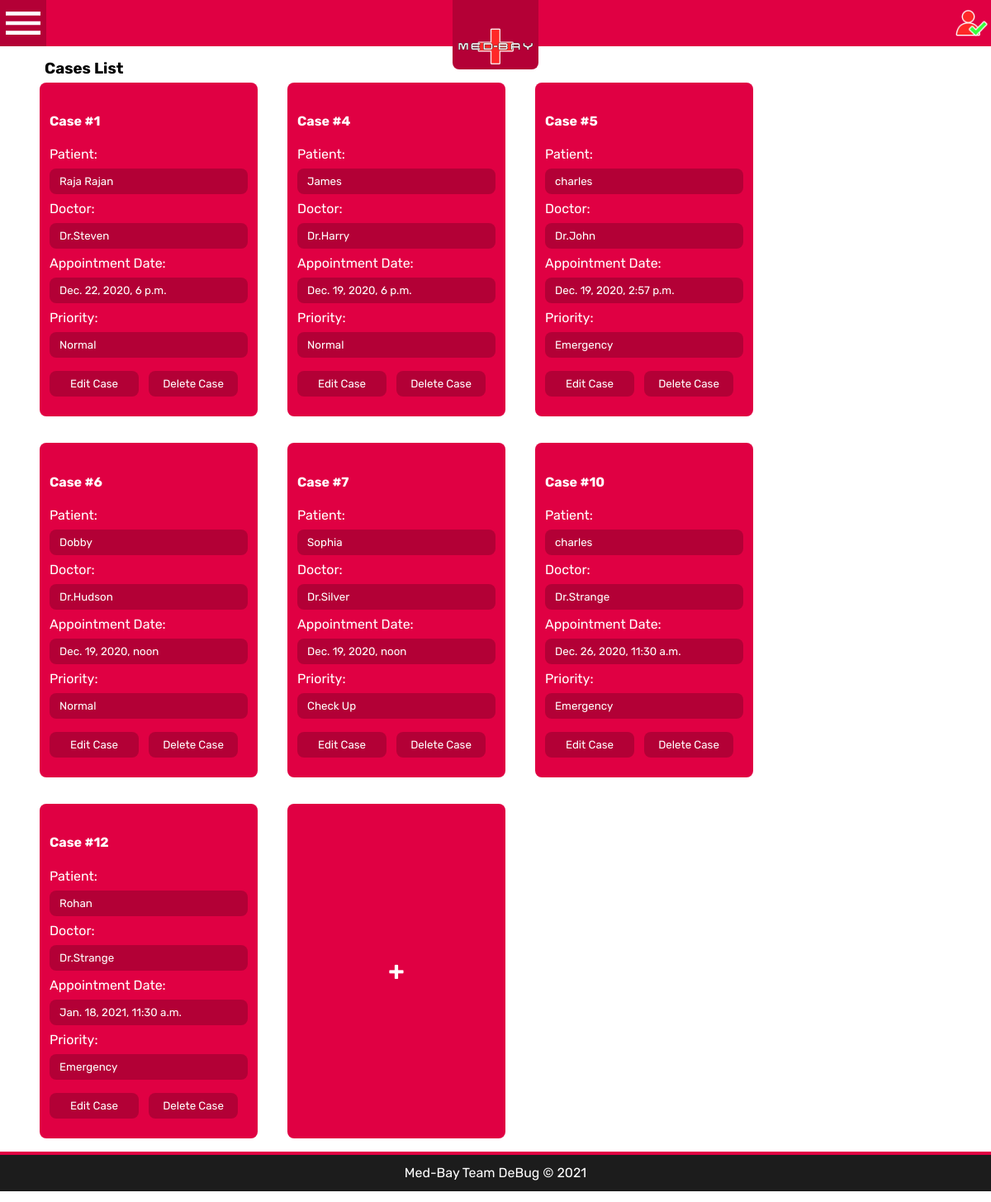
Before: /staff/list_cases (signed in) with the older database file.
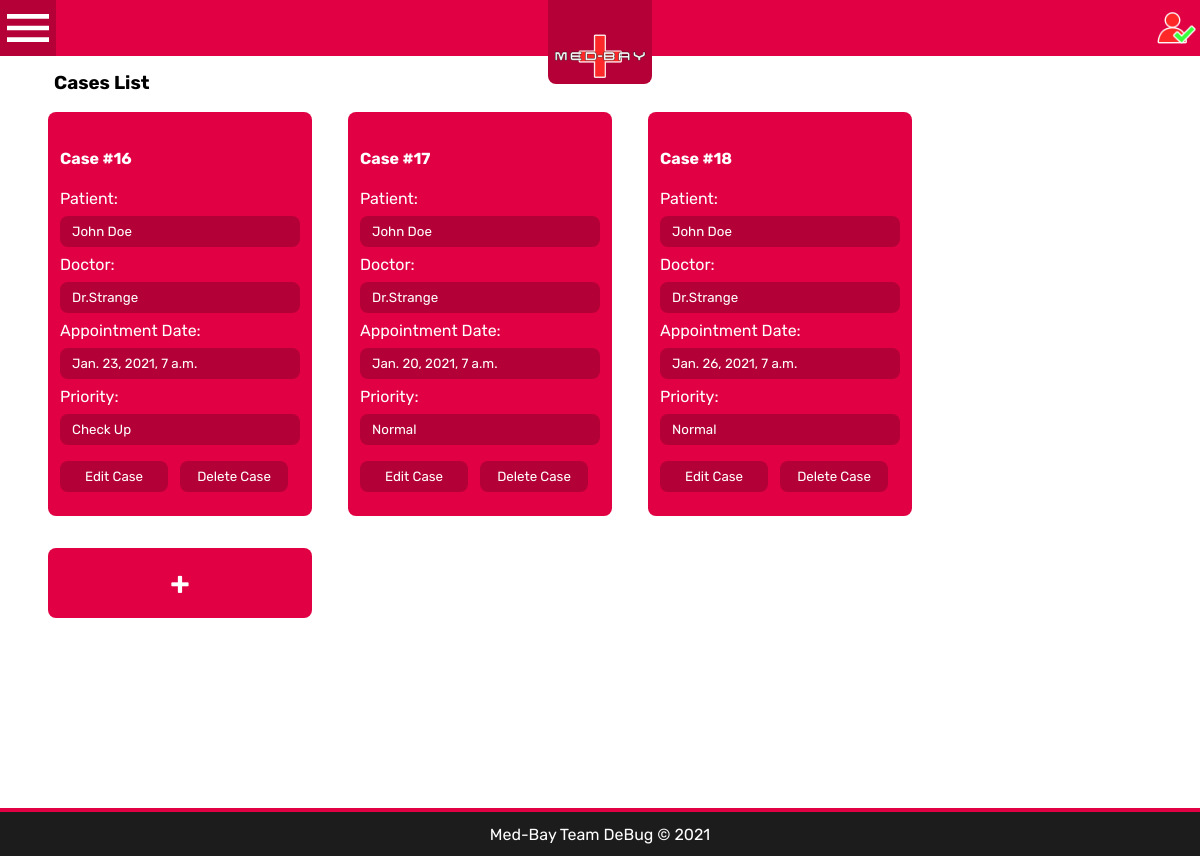
After: the same page with the newer database file.
### patients/models.py (models this page shows, shortened)
class Cases(models.Model):
    states = (("e", "Emergency"), ("n", "Normal"), ("c", "Checkup"))
    status_options = (("t", "ToDo"), ("i", "in progress"), ("d", "done"))
    doctor = models.ForeignKey(Doctor, on_delete=models.SET_NULL, null=True)
    patient = models.ForeignKey(Patient, on_delete=models.SET_NULL, null=True)
    desc = models.TextField(null=True)
    appointed_date = models.DateTimeField("appointment date")
    state = models.CharField(max_length=3, choices=states)
    status = models.CharField(max_length=3, choices=status_options)

class Patient(models.Model):
    blood_types = (("A+", "A+"), ("B+", "B+"), ("O+", "O+"), ("AB+", "AB+"),
                   ("A-", "A-"), ("B-", "B-"), ("O-", "O-"), ("AB-", "AB-"))
    gender_list = (("M", "male"), ("F", "female"), ("T", "trans"))
    name = models.CharField(max_length=100)
    age = models.IntegerField()
    gender = models.CharField(max_length=20, choices=gender_list)
    blood_type = models.CharField(max_length=5, choices=blood_types)
    email = models.EmailField()
    phone = models.CharField(max_length=10, default=None)

### doctors/models.py (models this page shows, shortened)
class Doctor(models.Model):
    user = models.OneToOneField(Staff, on_delete=models.CASCADE)
    speciality = models.CharField(max_length=50)
    availability = models.BooleanField(default=False)
    visit_cost = models.IntegerField(default=0)

### admins/models.py (models this page shows, shortened)
class Staff(models.Model):
    user = models.OneToOneField(User, on_delete=models.CASCADE)
    phone = models.CharField(max_length=10)
    role = models.CharField(max_length=20, choices=roles)

### admins/views.py (the view)
# urls.py: path('list_cases', views.list_cases, name="list_cases")
@login_required()
def list_cases(request):
    validate_access(request, 'a')
    cases = Cases.objects.filter(status='t')
    if 'delete_id' in request.GET:
        case = cases.get(id=int(request.GET['delete_id']))
        case.delete()
    return render(request, "admins/list_cases.html", context={'cases': cases})

### admins/utils.py (called while the page is built)
def validate_access(request, role, message=""):
    user = User.objects.get(username=request.user)
    if user.staff.role != role:
        raise PermissionDenied(message)
    return user

### admins/templates/admins/list_cases.html (shortened to what this page needs)
{%extends "template.html"%}
{% block body %}
<div class="root-container">
    <h3 class="list-title">Cases List</h3><br>
    <div class="list-container">
    {% for case in cases %}
        <div id="{{case.id}}" class="container" style="width: 20vw;">
            <h4>Case #{{case.id}}</h4>
            <label class="patient-detail-label">Patient:</label>
            <input class="item-detail" value="{{case.patient.name}}" readonly>
            <label class="patient-detail-label">Doctor:</label>
            <input class="item-detail" value="{{case.doctor.user.user.username}}" readonly>
            <label class="patient-detail-label">Appointment Date:</label>
            <input class="item-detail" value="{{case.appointed_date}}" readonly>
            <label class="item-detail-label">Priority:</label>
            {% if case.state == "n" %}
            <input class="item-detail" value="Normal" readonly>
            {% elif case.state == "c" %}
            <input class="item-detail" value="Check Up" readonly>
            {% elif case.state == "e" %}
            <input class="item-detail" value="Emergency" readonly>
            {%endif%}
            <span>
            <button class="item-detail" onclick="editCase({{case.id}})" style="width: 45%; margin-right: 2.5%">Edit Case</button><button class="item-detail" onclick="deleteCase({{case.id}})" style="width: 45%; margin-left: 2.5%">Delete Case</button>
            </span>
        </div>
    {%endfor%}
        <div class="container" style="width: 20vw;" onclick="location='{% url 'admins:create_case' %}'">
            <h1 style="margin: auto">+</h1>
        </div>
    </div>
</div>
{%endblock%}

Changed rows visible on the page:
removed Cases: id "1", patient.name "Raja Rajan", doctor.user.user.username "Dr.Steven", appointed_date "Dec. 22, 2020, 6 p.m."
removed Cases: id "4", patient.name "James", doctor.user.user.username "Dr.Harry", appointed_date "Dec. 19, 2020, 6 p.m."
removed Cases: id "5", patient.name "charles", doctor.user.user.username "Dr.John", appointed_date "Dec. 19, 2020, 2:57 p.m."
removed Cases: id "6", patient.name "Dobby", doctor.user.user.username "Dr.Hudson", appointed_date "Dec. 19, 2020, noon"
removed Cases: id "7", patient.name "Sophia", doctor.user.user.username "Dr.Silver", appointed_date "Dec. 19, 2020, noon"
removed Cases: id "10", patient.name "charles", doctor.user.user.username "Dr.Strange", appointed_date "Dec. 26, 2020, 11:30 a.m."
removed Cases: id "12", patient.name "Rohan", doctor.user.user.username "Dr.Strange", appointed_date "Jan. 18, 2021, 11:30 a.m."
added Cases: id "16", patient.name "John Doe", doctor.user.user.username "Dr.Strange", appointed_date "Jan. 23, 2021, 7 a.m."
added Cases: id "17", patient.name "John Doe", doctor.user.user.username "Dr.Strange", appointed_date "Jan. 20, 2021, 7 a.m."
added Cases: id "18", patient.name "John Doe", doctor.user.user.username "Dr.Strange", appointed_date "Jan. 26, 2021, 7 a.m."
